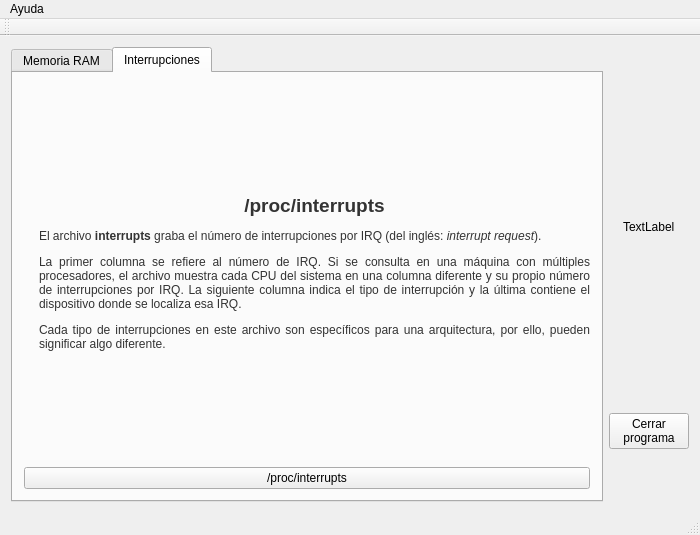
<?xml version="1.0" encoding="UTF-8"?>
<ui version="4.0">
 <class>MainWindow</class>
 <widget class="QMainWindow" name="MainWindow">
  <property name="geometry">
   <rect>
    <x>0</x>
    <y>0</y>
    <width>700</width>
    <height>535</height>
   </rect>
  </property>
  <property name="minimumSize">
   <size>
    <width>700</width>
    <height>535</height>
   </size>
  </property>
  <property name="maximumSize">
   <size>
    <width>1000</width>
    <height>650</height>
   </size>
  </property>
  <property name="baseSize">
   <size>
    <width>700</width>
    <height>535</height>
   </size>
  </property>
  <property name="windowTitle">
   <string>Monitor del sistema.</string>
  </property>
  <widget class="QWidget" name="centralWidget">
   <layout class="QHBoxLayout" name="horizontalLayout">
    <item>
     <widget class="QTabWidget" name="tabWidget">
      <property name="currentIndex">
       <number>1</number>
      </property>
      <widget class="QWidget" name="tab">
       <attribute name="title">
        <string>Memoria RAM</string>
       </attribute>
       <layout class="QVBoxLayout" name="verticalLayout_3">
        <item>
         <layout class="QVBoxLayout" name="verticalLayout_2">
          <item>
           <widget class="QLabel" name="memInfoDescription">
            <property name="autoFillBackground">
             <bool>false</bool>
            </property>
            <property name="text">
             <string>&lt;html&gt;&lt;head/&gt;&lt;body&gt;&lt;p align=&quot;center&quot;&gt;&lt;span style=&quot; font-family:'liberation sans,Myriad ,Bitstream Vera Sans,Lucida Grande,verdana,Luxi Sans,Trebuchet MS,helvetica,verdana,arial,sans-serif'; font-size:14pt; font-weight:600; color:#333333;&quot;&gt;/proc/meminfo&lt;/span&gt;&lt;/p&gt;&lt;p align=&quot;justify&quot;&gt;&lt;span style=&quot; font-family:'liberation sans,Myriad ,Bitstream Vera Sans,Lucida Grande,verdana,Luxi Sans,Trebuchet MS,helvetica,verdana,arial,sans-serif'; font-size:12px; color:#333333;&quot;&gt;El archivo &lt;/span&gt;&lt;span style=&quot; font-family:'liberation sans,Myriad ,Bitstream Vera Sans,Lucida Grande,verdana,Luxi Sans,Trebuchet MS,helvetica,verdana,arial,sans-serif'; font-size:12px; font-weight:600; color:#333333;&quot;&gt;meminfo&lt;/span&gt;&lt;span style=&quot; font-family:'liberation sans,Myriad ,Bitstream Vera Sans,Lucida Grande,verdana,Luxi Sans,Trebuchet MS,helvetica,verdana,arial,sans-serif'; font-size:12px; color:#333333;&quot;&gt; es uno de los más utilizados en el directorio &lt;/span&gt;&lt;span style=&quot; font-family:'liberation sans,Myriad ,Bitstream Vera Sans,Lucida Grande,verdana,Luxi Sans,Trebuchet MS,helvetica,verdana,arial,sans-serif'; font-size:12px; font-weight:600; color:#333333;&quot;&gt;/proc/&lt;/span&gt;&lt;span style=&quot; font-family:'liberation sans,Myriad ,Bitstream Vera Sans,Lucida Grande,verdana,Luxi Sans,Trebuchet MS,helvetica,verdana,arial,sans-serif'; font-size:12px; color:#333333;&quot;&gt;. Este archivo reporta una gran cantidad de información acerca del uso de la memoria RAM.&lt;/span&gt;&lt;/p&gt;&lt;p align=&quot;justify&quot;&gt;&lt;span style=&quot; font-family:'liberation sans,Myriad ,Bitstream Vera Sans,Lucida Grande,verdana,Luxi Sans,Trebuchet MS,helvetica,verdana,arial,sans-serif'; font-size:12px; color:#333333;&quot;&gt;Para obtener más información acerca del contenido de este archivo, se puede consultar el siguiente enlace: &lt;/span&gt;&lt;a href=&quot;https://www.centos.org/docs/5/html/5.1/Deployment_Guide/s2-proc-meminfo.html&quot;&gt;&lt;span style=&quot; text-decoration: underline; color:#0000ff;&quot;&gt;/proc/meminfo&lt;/span&gt;&lt;/a&gt;&lt;span style=&quot; font-family:'liberation sans,Myriad ,Bitstream Vera Sans,Lucida Grande,verdana,Luxi Sans,Trebuchet MS,helvetica,verdana,arial,sans-serif'; font-size:12px; color:#333333;&quot;&gt;.&lt;/span&gt;&lt;/p&gt;&lt;/body&gt;&lt;/html&gt;</string>
            </property>
            <property name="textFormat">
             <enum>Qt::AutoText</enum>
            </property>
            <property name="scaledContents">
             <bool>false</bool>
            </property>
            <property name="wordWrap">
             <bool>true</bool>
            </property>
            <property name="margin">
             <number>15</number>
            </property>
            <property name="indent">
             <number>15</number>
            </property>
            <property name="openExternalLinks">
             <bool>true</bool>
            </property>
           </widget>
          </item>
          <item>
           <widget class="QPushButton" name="memInfoButton">
            <property name="toolTip">
             <string>&lt;html&gt;&lt;head/&gt;&lt;body&gt;&lt;p align=&quot;justify&quot;&gt;Inicia una nueva ventana que monitorea el archivo &lt;span style=&quot; font-weight:600;&quot;&gt;/proc/meminfo/&lt;/span&gt; cada dos segundos.&lt;/p&gt;&lt;/body&gt;&lt;/html&gt;</string>
            </property>
            <property name="text">
             <string>Observar contenido</string>
            </property>
           </widget>
          </item>
         </layout>
        </item>
       </layout>
      </widget>
      <widget class="QWidget" name="tab2">
       <attribute name="title">
        <string>Interrupciones</string>
       </attribute>
       <layout class="QVBoxLayout" name="verticalLayout_5">
        <item>
         <layout class="QVBoxLayout" name="verticalLayout_4">
          <item>
           <widget class="QLabel" name="interruptsDescription">
            <property name="autoFillBackground">
             <bool>false</bool>
            </property>
            <property name="text">
             <string>&lt;html&gt;&lt;head/&gt;&lt;body&gt;&lt;p align=&quot;center&quot;&gt;&lt;span style=&quot; font-family:'liberation sans,Myriad ,Bitstream Vera Sans,Lucida Grande,verdana,Luxi Sans,Trebuchet MS,helvetica,verdana,arial,sans-serif'; font-size:14pt; font-weight:600; color:#333333;&quot;&gt;/proc/interrupts&lt;/span&gt;&lt;/p&gt;&lt;p align=&quot;justify&quot;&gt;&lt;span style=&quot; font-family:'liberation sans,Myriad ,Bitstream Vera Sans,Lucida Grande,verdana,Luxi Sans,Trebuchet MS,helvetica,verdana,arial,sans-serif'; font-size:12px; color:#333333;&quot;&gt;El archivo &lt;/span&gt;&lt;span style=&quot; font-family:'liberation sans,Myriad ,Bitstream Vera Sans,Lucida Grande,verdana,Luxi Sans,Trebuchet MS,helvetica,verdana,arial,sans-serif'; font-size:12px; font-weight:600; color:#333333;&quot;&gt;interrupts&lt;/span&gt;&lt;span style=&quot; font-family:'liberation sans,Myriad ,Bitstream Vera Sans,Lucida Grande,verdana,Luxi Sans,Trebuchet MS,helvetica,verdana,arial,sans-serif'; font-size:12px; color:#333333;&quot;&gt; graba el número de interrupciones por IRQ (del inglés: &lt;/span&gt;&lt;span style=&quot; font-family:'liberation sans,Myriad ,Bitstream Vera Sans,Lucida Grande,verdana,Luxi Sans,Trebuchet MS,helvetica,verdana,arial,sans-serif'; font-size:12px; font-style:italic; color:#333333;&quot;&gt;interrupt request&lt;/span&gt;&lt;span style=&quot; font-family:'liberation sans,Myriad ,Bitstream Vera Sans,Lucida Grande,verdana,Luxi Sans,Trebuchet MS,helvetica,verdana,arial,sans-serif'; font-size:12px; color:#333333;&quot;&gt;).&lt;/span&gt;&lt;/p&gt;&lt;p align=&quot;justify&quot;&gt;&lt;span style=&quot; font-family:'liberation sans,Myriad ,Bitstream Vera Sans,Lucida Grande,verdana,Luxi Sans,Trebuchet MS,helvetica,verdana,arial,sans-serif'; font-size:12px; color:#333333;&quot;&gt;La primer columna se refiere al número de IRQ. Si se consulta en una máquina con múltiples procesadores, el archivo muestra cada CPU del sistema en una columna diferente y su propio número de interrupciones por IRQ. La siguiente columna indica el tipo de interrupción y la última contiene el dispositivo donde se localiza esa IRQ.&lt;/span&gt;&lt;/p&gt;&lt;p align=&quot;justify&quot;&gt;&lt;span style=&quot; font-family:'liberation sans,Myriad ,Bitstream Vera Sans,Lucida Grande,verdana,Luxi Sans,Trebuchet MS,helvetica,verdana,arial,sans-serif'; font-size:12px; color:#333333;&quot;&gt;Cada tipo de interrupciones en este archivo son específicos para una arquitectura, por ello, pueden significar algo diferente.&lt;/span&gt;&lt;/p&gt;&lt;/body&gt;&lt;/html&gt;</string>
            </property>
            <property name="textFormat">
             <enum>Qt::AutoText</enum>
            </property>
            <property name="scaledContents">
             <bool>false</bool>
            </property>
            <property name="wordWrap">
             <bool>true</bool>
            </property>
            <property name="margin">
             <number>15</number>
            </property>
            <property name="indent">
             <number>15</number>
            </property>
            <property name="openExternalLinks">
             <bool>true</bool>
            </property>
           </widget>
          </item>
          <item>
           <widget class="QPushButton" name="interruptsButton">
            <property name="text">
             <string>/proc/interrupts</string>
            </property>
           </widget>
          </item>
         </layout>
        </item>
       </layout>
      </widget>
     </widget>
    </item>
    <item>
     <layout class="QVBoxLayout" name="verticalLayout">
      <item alignment="Qt::AlignHCenter">
       <widget class="QLabel" name="imageLabel">
        <property name="maximumSize">
         <size>
          <width>256</width>
          <height>256</height>
         </size>
        </property>
        <property name="baseSize">
         <size>
          <width>256</width>
          <height>256</height>
         </size>
        </property>
        <property name="text">
         <string>TextLabel</string>
        </property>
       </widget>
      </item>
      <item>
       <widget class="QPushButton" name="pushButton_3">
        <property name="text">
         <string>Cerrar
programa</string>
        </property>
       </widget>
      </item>
     </layout>
    </item>
   </layout>
  </widget>
  <widget class="QMenuBar" name="menuBar">
   <property name="geometry">
    <rect>
     <x>0</x>
     <y>0</y>
     <width>700</width>
     <height>19</height>
    </rect>
   </property>
   <widget class="QMenu" name="menuAyuda">
    <property name="title">
     <string>Ayuda</string>
    </property>
    <addaction name="actionAcerca_de"/>
   </widget>
   <addaction name="menuAyuda"/>
  </widget>
  <widget class="QToolBar" name="mainToolBar">
   <attribute name="toolBarArea">
    <enum>TopToolBarArea</enum>
   </attribute>
   <attribute name="toolBarBreak">
    <bool>false</bool>
   </attribute>
  </widget>
  <widget class="QStatusBar" name="statusBar"/>
  <action name="actionAcerca_de">
   <property name="text">
    <string>Acerca de...</string>
   </property>
  </action>
 </widget>
 <layoutdefault spacing="6" margin="11"/>
 <resources/>
 <connections>
  <connection>
   <sender>pushButton_3</sender>
   <signal>clicked()</signal>
   <receiver>MainWindow</receiver>
   <slot>close()</slot>
   <hints>
    <hint type="sourcelabel">
     <x>642</x>
     <y>419</y>
    </hint>
    <hint type="destinationlabel">
     <x>643</x>
     <y>481</y>
    </hint>
   </hints>
  </connection>
 </connections>
</ui>
